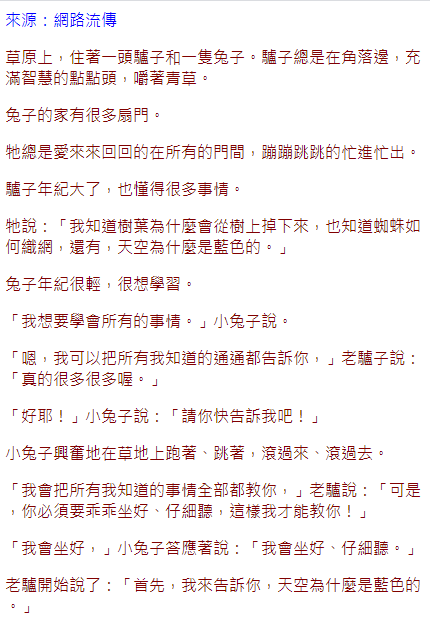
#> input picture documenttest1.png, 430 x 620 px, given in place of the camera
$ python test43.py   (older library calls are emulated)
#> lines starting #> are read from the running program, lines starting #| are printed output that depends on the picture; after the words box and inside, x2 and y2 are one past the last pixel; in counts of white or black regions, pixels touching at a corner belong together; long printed decimals are rounded
import cv2
import numpy as np
from matplotlib import pyplot as plt

cap = cv2.VideoCapture(0)
while(1):
    # Take each frame
    _, frame = cap.read()
#> frame is the input picture: shape (620, 430, 3); mean B, G, R 238.8, 238.5, 245
    # Convert BGR to HSV
    img = frame
    #img = cv2.resize(img1,None, fx=1/8,fy=1/8,interpolation=cv2.INTER_LINEAR)
    cv2.namedWindow('image')
    blur = cv2.GaussianBlur(img,(9,9),0)
    gray = cv2.cvtColor(blur,cv2.COLOR_BGR2GRAY)
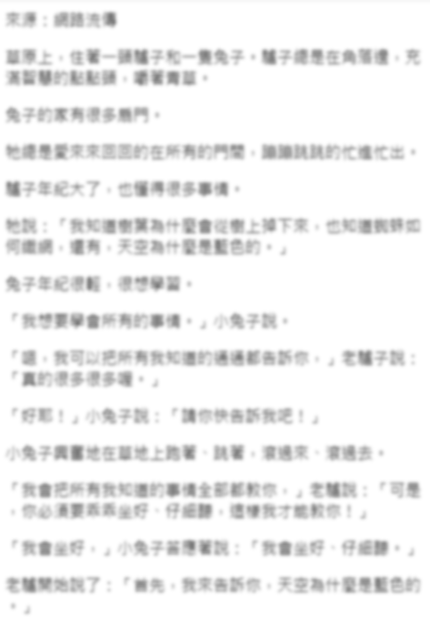
#> gray: shape (620, 430); min 121, max 255, mean 240.5
    scharrx = cv2.Sobel(gray,cv2.CV_64F,1,0)
    scharry = cv2.Sobel(gray,cv2.CV_64F,0,1)
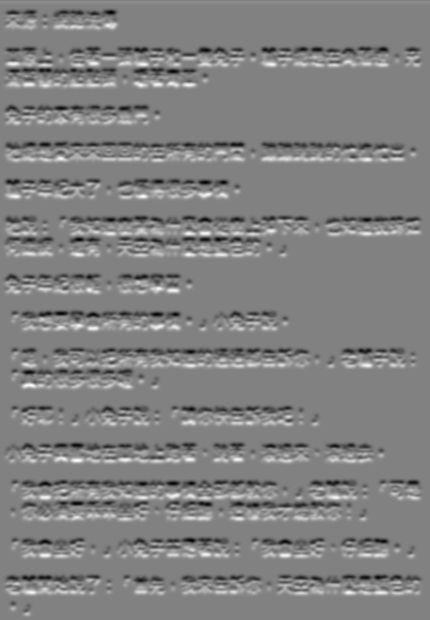
#> scharry: shape (620, 430) float64; min -237, max 229, mean 0.1; drawn with min black and max white
    scharrx = cv2.convertScaleAbs(scharrx)
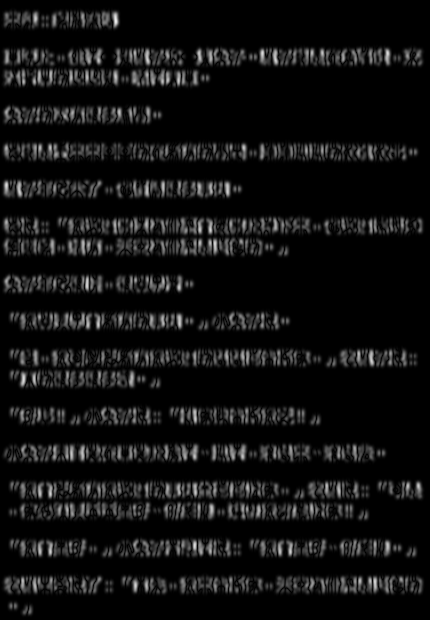
#> scharrx: shape (620, 430); min 0, max 237, mean 16.9
    scharry = cv2.convertScaleAbs(scharry)
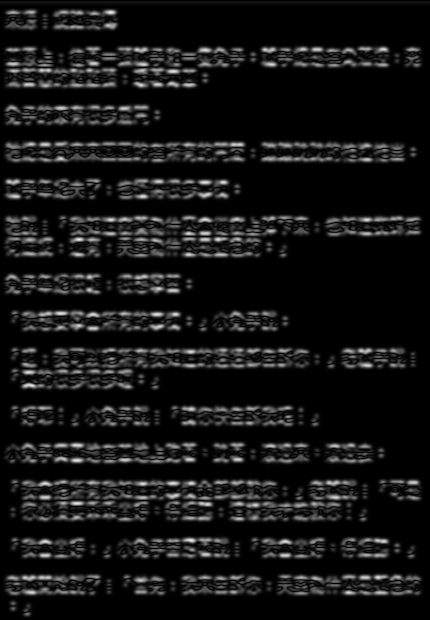
#> scharry: shape (620, 430); min 0, max 237, mean 20.6
    scharrxy = cv2.addWeighted(scharrx,0.5,scharry,0.5,0)
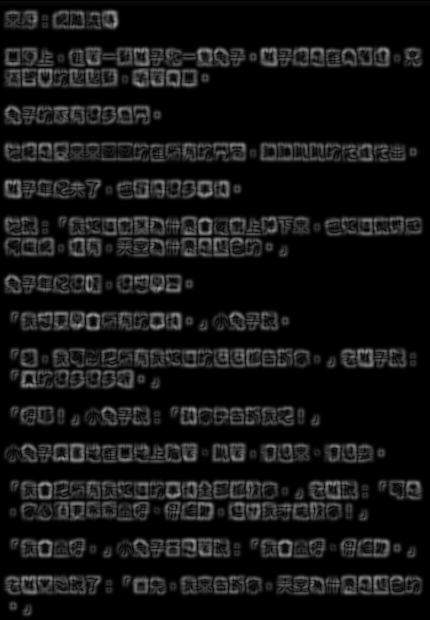
#> scharrxy: shape (620, 430); min 0, max 156, mean 18.7
    edges1 = cv2.Canny(gray,50,150)
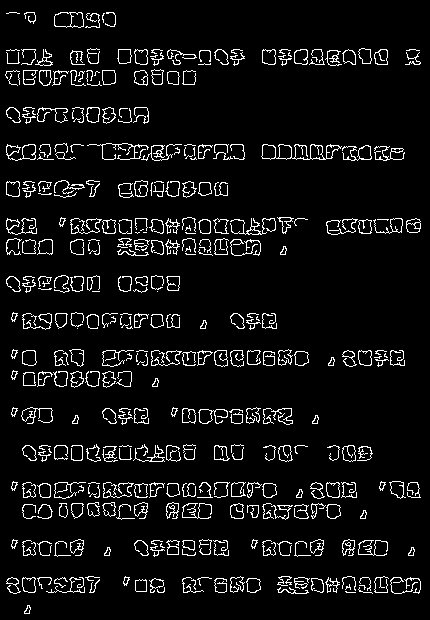
#> edges1: shape (620, 430); 6.6% white in thin lines or dots
    contours, hi = cv2.findContours(edges1,cv2.RETR_TREE,cv2.CHAIN_APPROX_SIMPLE)
#> contours = 513 contours, 288 with area under 20; largest, box (x1, y1, x2, y2) and area: (261, 144, 342, 160) 623, (54, 12, 84, 28) 390, (6, 144, 36, 161) 268, (54, 12, 72, 28) 216, (22, 350, 37, 366) 184; hi = 513 rows, first 6: [2, -1, 1, -1], [-1, -1, -1, 0], [3, 0, -1, -1], [4, 2, -1, -1], [5, 3, -1, -1], [6, 4, -1, -1]
    img1 = edges1
    newcountours=[]
    for contour in contours:
        if cv2.contourArea(contour) > 50 and cv2.arcLength(contour,True) < 1000:
            newcountours.append(contour)
#> this loop made 513 passes
#> contour on passes 49 to 50: [[291, 545], [290, 546], [290, 552], [290, 546]], [[51, 545], [50, 546], [50, 552], [50, 546]]
#> after the loop, newcountours = 158 contours; largest, box (x1, y1, x2, y2) and area: (261, 144, 342, 160) 623, (54, 12, 84, 28) 390, (6, 144, 36, 161) 268, (54, 12, 72, 28) 216, (22, 350, 37, 366) 184
    # cv2.drawContours(img,contours,-1,(0,255,0),2)
    print(len(contours),len(newcountours))
#| 513 158
    for a in newcountours:
        print(cv2.arcLength(a,True),cv2.contourArea(a))
        (x,y),radius = cv2.minEnclosingCircle(a)
        center = (int(x),int(y))
        radius = int(radius)
        #cv2.circle(img,center,radius,(0,255,0),2)
        x,y,w,h = cv2.boundingRect(a)
        cv2.rectangle(img,(x,y),(x+w,y+h),(255,255,0),2)
        cv2.imshow('frame',img)
        k = cv2.waitKey(5) & 0xFF
#> this loop made 158 passes; (key Esc is pressed on pass 1)
#> (radius, center, w, h) on passes 1 to 3: (7, (140, 585), 12, 13), (7, (140, 585), 12, 13), (8, (252, 584), 15, 15)
#| 45.899 123.5
#| 43.314 121.0
#| 51.556 162.5
#| 49.213 156.5
#| 66.770 96.0
#| 37.213 83.5
#| 101.841 56.5
#| 54.971 170.0
#> (further printed lines are left out)
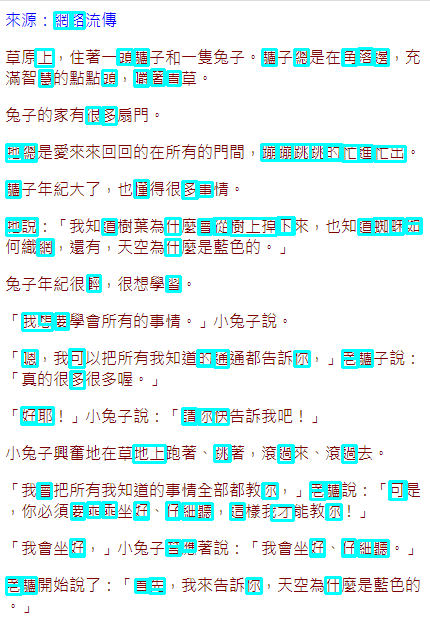
#> img: shape (620, 430, 3); 6.54% of pixels changed, all inside (x1, y1, x2, y2) = (5, 11, 423, 596)
    if k == 27:
        break
cv2.destroyAllWindows()

$ run again, on 003.png
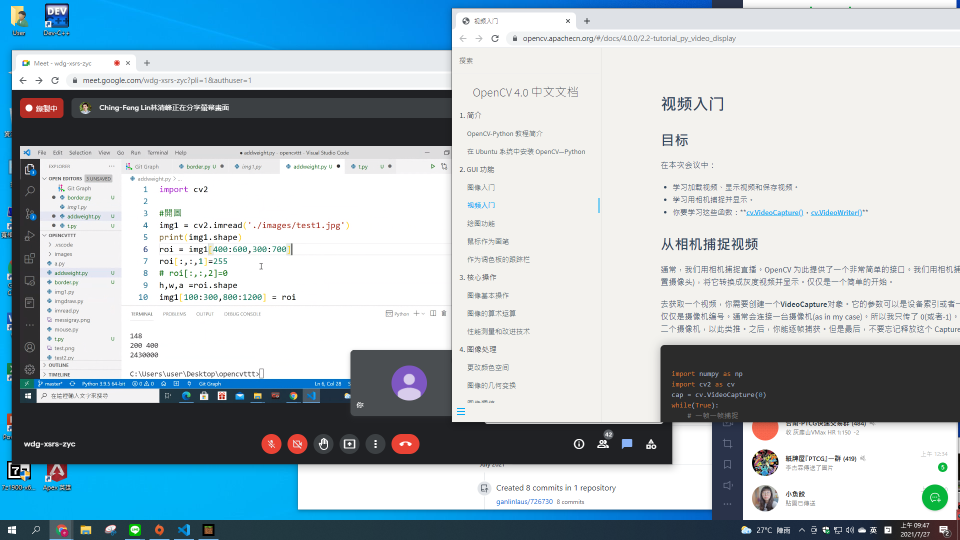
#> input picture 003.png, 1920 x 1080 px, given in place of the camera (shown at 1/2 size)
#> frame is the input picture: shape (1080, 1920, 3); mean B, G, R 193.4, 185.5, 169.7
#> `edges1 = cv2.Canny(gray,50,150)`:
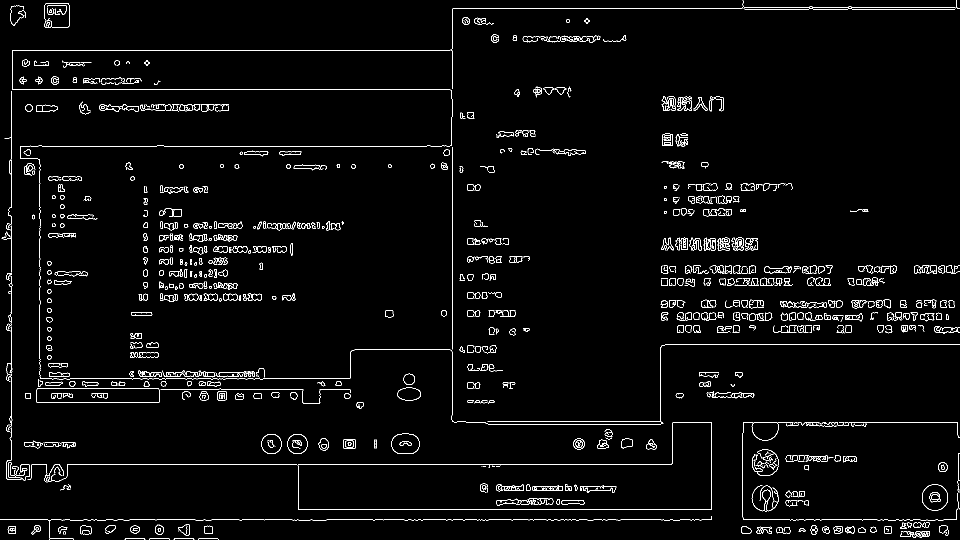
#> edges1: shape (1080, 1920) (shown at 1/2 size); 2.7% white in thin lines or dots
#> contours = 1142 contours, 521 with area under 20; largest, box (x1, y1, x2, y2) and area: (73, 777, 319, 806) 6856, (73, 777, 319, 806) 6852, (1844, 969, 1896, 1022) 2141, (1844, 969, 1896, 1022) 2097, (783, 867, 839, 908) 1895; hi = 1142 rows, first 6: [1, -1, -1, -1], [2, 0, -1, -1], [3, 1, -1, -1], [4, 2, -1, -1], [5, 3, -1, -1], [6, 4, -1, -1]
#> the loop `for contour in contours:` made 1142 passes
#> contour on passes 10, 12: [[215, 1062], [219, 1062]], [[1559, 1057], [1559, 1061]]
#> after the loop `for contour in contours:`: newcountours = 444 contours; largest, box (x1, y1, x2, y2) and area: (73, 777, 319, 806) 6856, (73, 777, 319, 806) 6852, (1844, 969, 1896, 1022) 2141, (1844, 969, 1896, 1022) 2097, (783, 867, 839, 908) 1895
#| 1142 444
#> the loop `for a in newcountours:` made 444 passes; (key Esc is pressed on pass 1)
#> (radius, center, w, h) on passes 1 to 3: (29, (1830, 1068), 59, 14), (7, (1845, 1068), 14, 12), (7, (1852, 1068), 14, 12)
#> (printed output is left out)
#> after the loop `for a in newcountours:`:
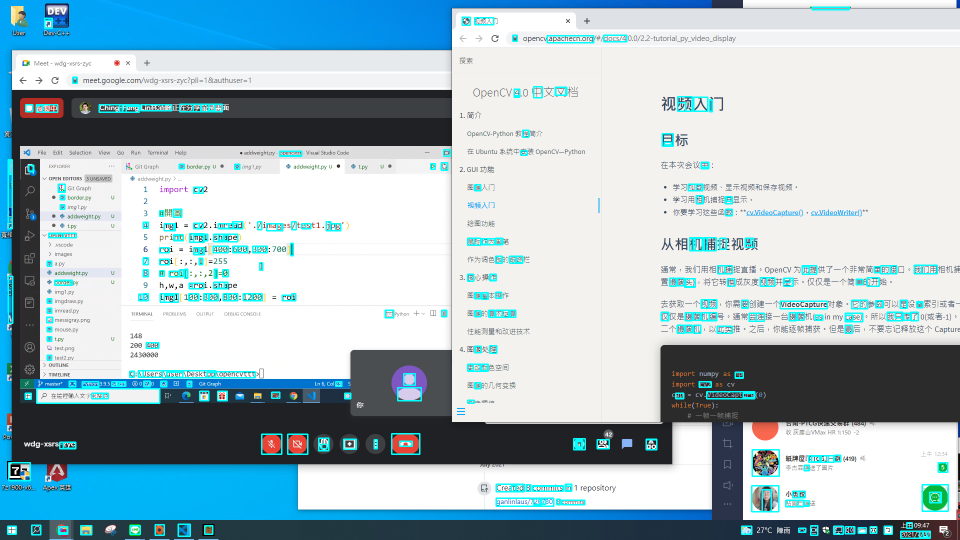
#> img: shape (1080, 1920, 3) (shown at 1/2 size); 2.92% of pixels changed, all inside (x1, y1, x2, y2) = (14, 13, 1898, 1078)
